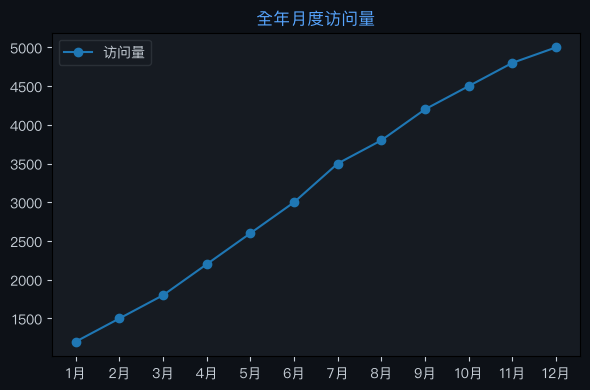

Generate this figure with Python:
import matplotlib
matplotlib.use('Agg')
import matplotlib.pyplot as plt
import matplotlib.font_manager as fm
import json

for f in fm.fontManager.ttflist:
    if 'PingFang' in f.name:
        plt.rcParams['font.family'] = f.name
        break
plt.rcParams['axes.unicode_minus'] = False

labels = ["1月","2月","3月","4月","5月","6月","7月","8月","9月","10月","11月","12月"]
datasets = [{"label":"访问量","data":[1200,1500,1800,2200,2600,3000,3500,3800,4200,4500,4800,5000]}]
chartType = "line"

fig, ax = plt.subplots(figsize=(6, 4))
fig.patch.set_facecolor('#0d1117')
ax.set_facecolor('#161b22')
ax.tick_params(colors='#c9d1d9')

if chartType == 'pie':
    wedges, texts, autotexts = ax.pie(datasets[0]['data'], labels=labels, autopct='%1.1f%%',
        colors=['#238636','#1f6feb','#d29922','#f85149','#a371f7','#3fb950'],
        textprops={'color':'#c9d1d9'})
else:
    for ds in datasets:
        if chartType == 'bar':
            ax.bar(labels, ds['data'], label=ds['label'])
        elif chartType == 'line':
            ax.plot(labels, ds['data'], marker='o', label=ds['label'])
    ax.legend(facecolor='#161b22', edgecolor='#30363d', labelcolor='#c9d1d9')

ax.set_title("全年月度访问量", color='#58a6ff', fontsize=12)
plt.tight_layout()
plt.savefig("/Users/wisonzhu/projects/ag-ui-demo/.tmp/chart_jaq7n6.png", dpi=100, bbox_inches='tight', facecolor='#0d1117')
